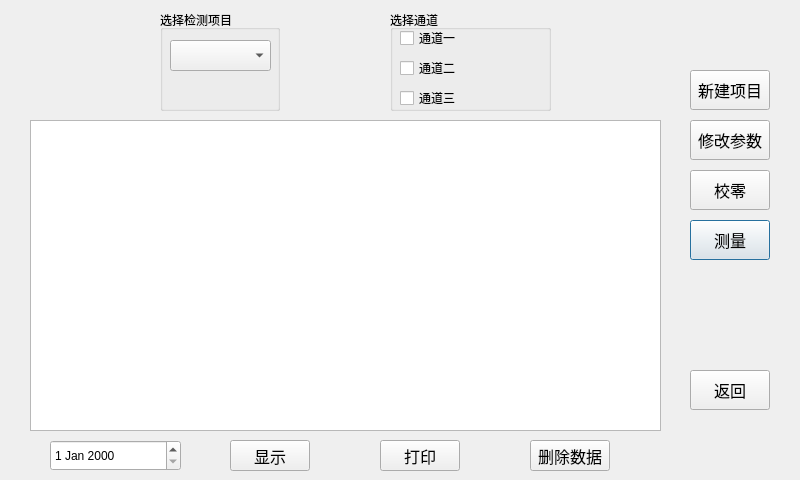
<?xml version="1.0" encoding="UTF-8"?>
<ui version="4.0">
 <class>DingTest_dlg</class>
 <widget class="QDialog" name="DingTest_dlg">
  <property name="geometry">
   <rect>
    <x>0</x>
    <y>0</y>
    <width>800</width>
    <height>480</height>
   </rect>
  </property>
  <property name="windowTitle">
   <string>Dialog</string>
  </property>
  <property name="windowIcon">
   <iconset resource="../resources/resources.qrc">
    <normaloff>:/new/prefix2/Ico/ren.ico</normaloff>:/new/prefix2/Ico/ren.ico</iconset>
  </property>
  <widget class="QPushButton" name="Btn_Measure">
   <property name="geometry">
    <rect>
     <x>690</x>
     <y>220</y>
     <width>80</width>
     <height>40</height>
    </rect>
   </property>
   <property name="font">
    <font>
     <pointsize>12</pointsize>
    </font>
   </property>
   <property name="text">
    <string>测量</string>
   </property>
  </widget>
  <widget class="QPushButton" name="Btn_Quit">
   <property name="enabled">
    <bool>true</bool>
   </property>
   <property name="geometry">
    <rect>
     <x>690</x>
     <y>370</y>
     <width>80</width>
     <height>40</height>
    </rect>
   </property>
   <property name="font">
    <font>
     <pointsize>12</pointsize>
    </font>
   </property>
   <property name="text">
    <string>返回</string>
   </property>
  </widget>
  <widget class="QPushButton" name="Btn_Del">
   <property name="geometry">
    <rect>
     <x>530</x>
     <y>440</y>
     <width>80</width>
     <height>31</height>
    </rect>
   </property>
   <property name="font">
    <font>
     <pointsize>12</pointsize>
    </font>
   </property>
   <property name="text">
    <string>删除数据</string>
   </property>
  </widget>
  <widget class="QPushButton" name="Btn_EditTestItems">
   <property name="geometry">
    <rect>
     <x>690</x>
     <y>120</y>
     <width>80</width>
     <height>40</height>
    </rect>
   </property>
   <property name="font">
    <font>
     <pointsize>12</pointsize>
    </font>
   </property>
   <property name="text">
    <string>修改参数</string>
   </property>
  </widget>
  <widget class="QPushButton" name="Btn_NewTestItems">
   <property name="geometry">
    <rect>
     <x>690</x>
     <y>70</y>
     <width>80</width>
     <height>40</height>
    </rect>
   </property>
   <property name="font">
    <font>
     <pointsize>12</pointsize>
    </font>
   </property>
   <property name="text">
    <string>新建项目</string>
   </property>
  </widget>
  <widget class="QPushButton" name="Btn_IsZero">
   <property name="geometry">
    <rect>
     <x>690</x>
     <y>170</y>
     <width>80</width>
     <height>40</height>
    </rect>
   </property>
   <property name="font">
    <font>
     <pointsize>12</pointsize>
    </font>
   </property>
   <property name="text">
    <string>校零</string>
   </property>
  </widget>
  <widget class="QGroupBox" name="group_TestCH">
   <property name="geometry">
    <rect>
     <x>390</x>
     <y>10</y>
     <width>161</width>
     <height>101</height>
    </rect>
   </property>
   <property name="title">
    <string>选择通道</string>
   </property>
   <widget class="QCheckBox" name="checkBox_CH1">
    <property name="geometry">
     <rect>
      <x>10</x>
      <y>20</y>
      <width>71</width>
      <height>16</height>
     </rect>
    </property>
    <property name="text">
     <string>通道一</string>
    </property>
    <property name="checked">
     <bool>false</bool>
    </property>
    <property name="tristate">
     <bool>false</bool>
    </property>
   </widget>
   <widget class="QCheckBox" name="checkBox_CH2">
    <property name="geometry">
     <rect>
      <x>10</x>
      <y>50</y>
      <width>71</width>
      <height>16</height>
     </rect>
    </property>
    <property name="text">
     <string>通道二</string>
    </property>
    <property name="checked">
     <bool>false</bool>
    </property>
   </widget>
   <widget class="QCheckBox" name="checkBox_CH3">
    <property name="geometry">
     <rect>
      <x>10</x>
      <y>80</y>
      <width>71</width>
      <height>16</height>
     </rect>
    </property>
    <property name="text">
     <string>通道三</string>
    </property>
    <property name="checked">
     <bool>false</bool>
    </property>
   </widget>
  </widget>
  <widget class="QGroupBox" name="groupBox">
   <property name="geometry">
    <rect>
     <x>160</x>
     <y>10</y>
     <width>120</width>
     <height>101</height>
    </rect>
   </property>
   <property name="title">
    <string>选择检测项目</string>
   </property>
   <widget class="QComboBox" name="comboBox_TestItems">
    <property name="geometry">
     <rect>
      <x>10</x>
      <y>30</y>
      <width>101</width>
      <height>31</height>
     </rect>
    </property>
    <property name="frame">
     <bool>true</bool>
    </property>
   </widget>
  </widget>
  <widget class="QPushButton" name="Btn_Printer">
   <property name="geometry">
    <rect>
     <x>380</x>
     <y>440</y>
     <width>80</width>
     <height>31</height>
    </rect>
   </property>
   <property name="font">
    <font>
     <pointsize>12</pointsize>
    </font>
   </property>
   <property name="text">
    <string>打印</string>
   </property>
  </widget>
  <widget class="QTableView" name="tableView">
   <property name="geometry">
    <rect>
     <x>30</x>
     <y>120</y>
     <width>631</width>
     <height>311</height>
    </rect>
   </property>
  </widget>
  <widget class="QPushButton" name="Btn_Display">
   <property name="geometry">
    <rect>
     <x>230</x>
     <y>440</y>
     <width>80</width>
     <height>31</height>
    </rect>
   </property>
   <property name="font">
    <font>
     <pointsize>12</pointsize>
    </font>
   </property>
   <property name="text">
    <string>显示</string>
   </property>
  </widget>
  <widget class="QDateEdit" name="dateEdit">
   <property name="geometry">
    <rect>
     <x>50</x>
     <y>440</y>
     <width>131</width>
     <height>31</height>
    </rect>
   </property>
  </widget>
 </widget>
 <tabstops>
  <tabstop>comboBox_TestItems</tabstop>
  <tabstop>checkBox_CH1</tabstop>
  <tabstop>checkBox_CH2</tabstop>
  <tabstop>checkBox_CH3</tabstop>
  <tabstop>Btn_NewTestItems</tabstop>
  <tabstop>Btn_EditTestItems</tabstop>
  <tabstop>Btn_IsZero</tabstop>
  <tabstop>Btn_Measure</tabstop>
  <tabstop>Btn_Printer</tabstop>
  <tabstop>Btn_Del</tabstop>
  <tabstop>Btn_Quit</tabstop>
 </tabstops>
 <resources>
  <include location="../resources/resources.qrc"/>
 </resources>
 <connections/>
</ui>
